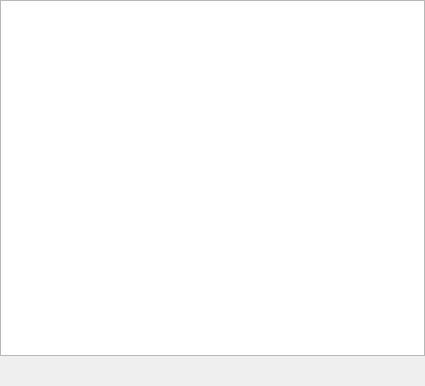
<?xml version="1.0" encoding="UTF-8"?>
<ui version="4.0">
 <class>LevelUi</class>
 <widget class="QWidget" name="LevelUi">
  <property name="geometry">
   <rect>
    <x>0</x>
    <y>0</y>
    <width>425</width>
    <height>386</height>
   </rect>
  </property>
  <property name="font">
   <font>
    <family>宋体</family>
   </font>
  </property>
  <property name="windowTitle">
   <string>等级管理</string>
  </property>
  <property name="toolTip">
   <string/>
  </property>
  <layout class="QVBoxLayout" name="verticalLayout">
   <property name="spacing">
    <number>0</number>
   </property>
   <property name="margin">
    <number>0</number>
   </property>
   <item>
    <widget class="QTableView" name="levelTableView">
     <property name="selectionBehavior">
      <enum>QAbstractItemView::SelectRows</enum>
     </property>
    </widget>
   </item>
   <item>
    <layout class="QHBoxLayout" name="horizontalLayout">
     <property name="spacing">
      <number>0</number>
     </property>
     <item>
      <spacer name="horizontalSpacer">
       <property name="orientation">
        <enum>Qt::Horizontal</enum>
       </property>
       <property name="sizeHint" stdset="0">
        <size>
         <width>40</width>
         <height>20</height>
        </size>
       </property>
      </spacer>
     </item>
     <item>
      <widget class="QPushButton" name="addPushButton">
       <property name="sizePolicy">
        <sizepolicy hsizetype="Fixed" vsizetype="Fixed">
         <horstretch>0</horstretch>
         <verstretch>0</verstretch>
        </sizepolicy>
       </property>
       <property name="minimumSize">
        <size>
         <width>30</width>
         <height>30</height>
        </size>
       </property>
       <property name="maximumSize">
        <size>
         <width>30</width>
         <height>30</height>
        </size>
       </property>
       <property name="text">
        <string/>
       </property>
       <property name="icon">
        <iconset resource="../Cosmetic/Cosmetic.qrc">
         <normaloff>:/common/Resources/add_color.png</normaloff>:/common/Resources/add_color.png</iconset>
       </property>
       <property name="iconSize">
        <size>
         <width>24</width>
         <height>24</height>
        </size>
       </property>
       <property name="flat">
        <bool>true</bool>
       </property>
      </widget>
     </item>
     <item>
      <widget class="QPushButton" name="removePushButton">
       <property name="sizePolicy">
        <sizepolicy hsizetype="Fixed" vsizetype="Fixed">
         <horstretch>0</horstretch>
         <verstretch>0</verstretch>
        </sizepolicy>
       </property>
       <property name="minimumSize">
        <size>
         <width>30</width>
         <height>30</height>
        </size>
       </property>
       <property name="maximumSize">
        <size>
         <width>30</width>
         <height>30</height>
        </size>
       </property>
       <property name="text">
        <string/>
       </property>
       <property name="icon">
        <iconset resource="../Cosmetic/Cosmetic.qrc">
         <normaloff>:/common/Resources/substract_color.png</normaloff>:/common/Resources/substract_color.png</iconset>
       </property>
       <property name="iconSize">
        <size>
         <width>24</width>
         <height>24</height>
        </size>
       </property>
       <property name="flat">
        <bool>true</bool>
       </property>
      </widget>
     </item>
     <item>
      <widget class="QPushButton" name="submitPushButton">
       <property name="sizePolicy">
        <sizepolicy hsizetype="Fixed" vsizetype="Fixed">
         <horstretch>0</horstretch>
         <verstretch>0</verstretch>
        </sizepolicy>
       </property>
       <property name="minimumSize">
        <size>
         <width>30</width>
         <height>30</height>
        </size>
       </property>
       <property name="maximumSize">
        <size>
         <width>30</width>
         <height>30</height>
        </size>
       </property>
       <property name="text">
        <string/>
       </property>
       <property name="icon">
        <iconset resource="../Cosmetic/Cosmetic.qrc">
         <normaloff>:/common/Resources/ok.png</normaloff>:/common/Resources/ok.png</iconset>
       </property>
       <property name="iconSize">
        <size>
         <width>26</width>
         <height>26</height>
        </size>
       </property>
       <property name="flat">
        <bool>true</bool>
       </property>
      </widget>
     </item>
    </layout>
   </item>
  </layout>
 </widget>
 <resources>
  <include location="../Cosmetic/Cosmetic.qrc"/>
 </resources>
 <connections/>
</ui>
